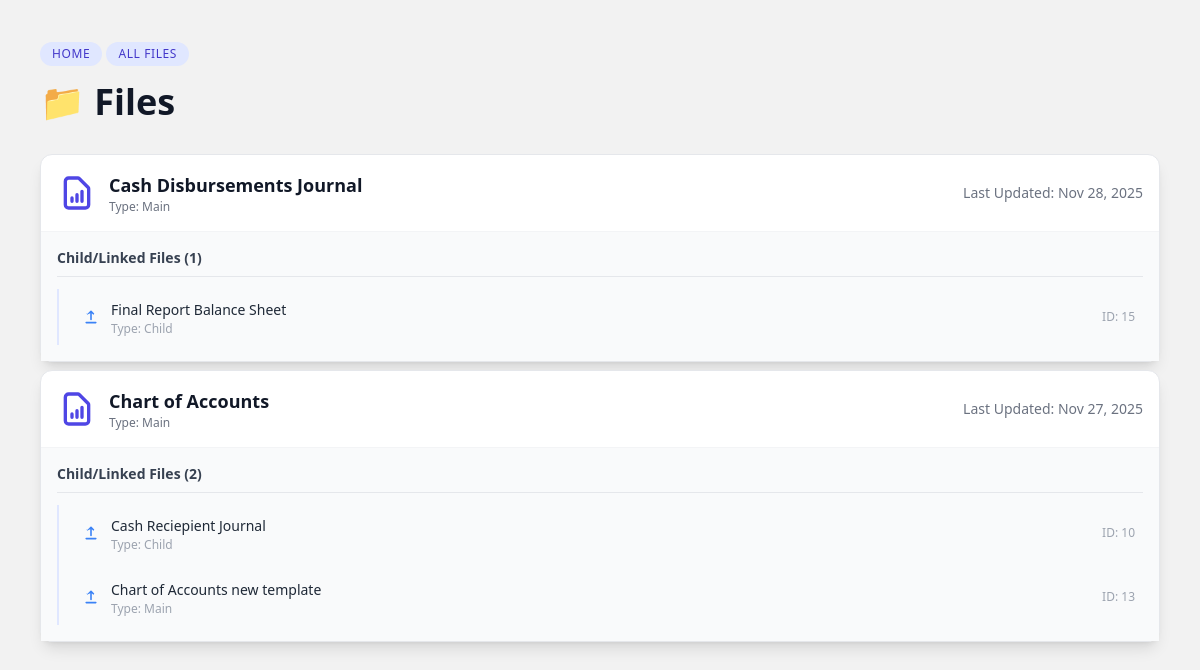
The page /files/lists/ on the database as committed earlier.
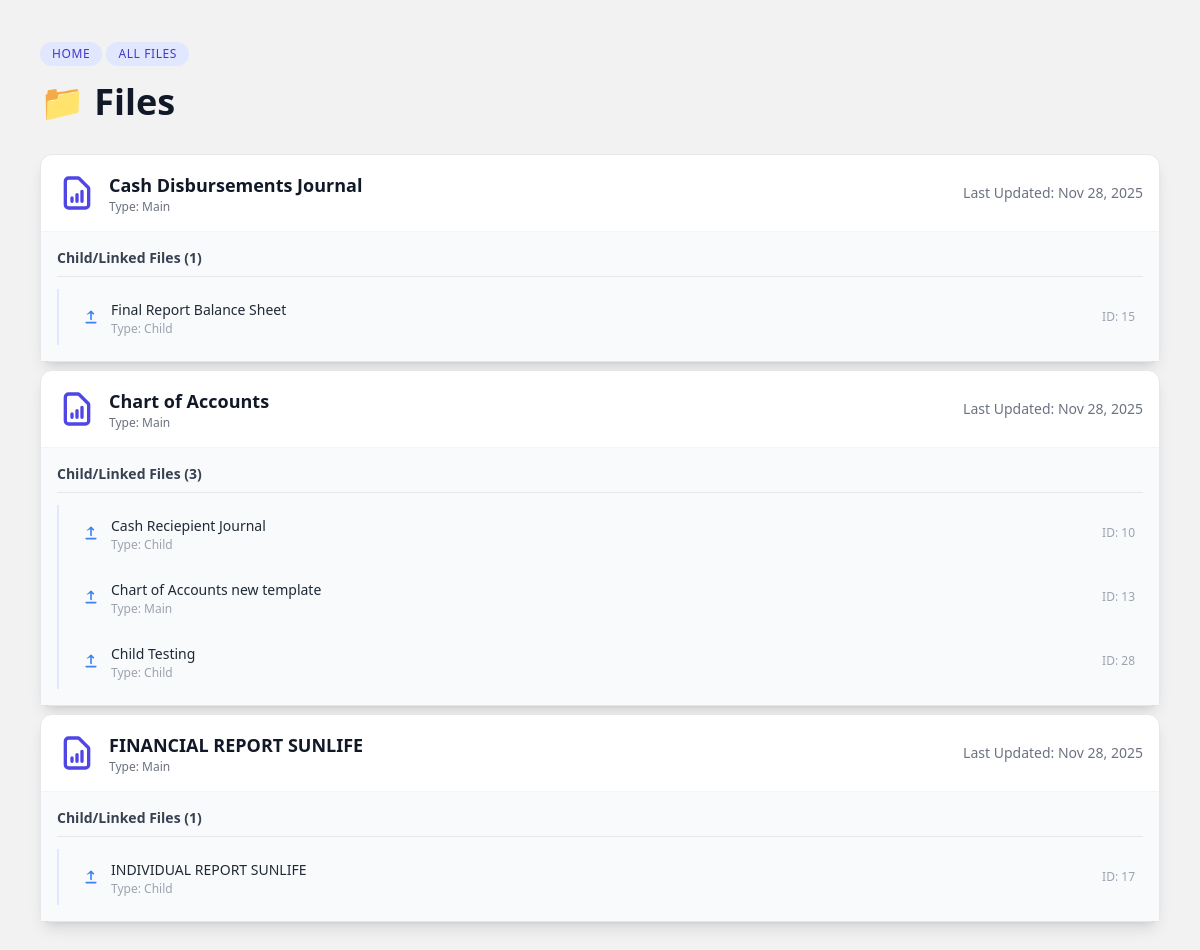
The same page on the database as committed later.
### files/models.py (models this page shows, shortened)
class SpreadsheetFile(models.Model):
    name = models.CharField(max_length=255)
    file_type = models.CharField(max_length=10, choices=FILE_TYPE_CHOICES)
    data = models.JSONField(default=dict)  # full table: {"columns": [], "rows": []}
    parent = models.ForeignKey(
        'self', null=True, blank=True, on_delete=models.SET_NULL, related_name='children'
    )
    created_at = models.DateTimeField(auto_now_add=True)
    updated_at = models.DateTimeField(auto_now=True)

### files/views.py (the view)
# urls.py: path('files/lists/', views.file_lists, name='file_lists'),
def file_lists(request):
    root_files = SpreadsheetFile.objects.filter(parent__isnull=True).order_by('name')
    context = {
        'files': root_files,  # Renamed for simplicity in the template loop
    }
    return render(request, 'files/type/lists.html', context)

### files/templates/files/type/lists.html (shortened to what this page needs)
{% extends '../base.html' %}
{% block content %}
<span class="inline-block bg-indigo-100 text-indigo-700 text-xs font-medium px-3 py-1 rounded-full uppercase tracking-wider mb-4"><a href="/">Home</a></span>
<span class="inline-block bg-indigo-100 text-indigo-700 text-xs font-medium px-3 py-1 rounded-full uppercase tracking-wider mb-4">All Files</span>
<h1 class="text-4xl font-extrabold text-gray-900 mb-8">📁 Files</h1>
{% if files %}
    <div class="space-y-2">
    {% for file in files %}
        <div class="bg-white rounded-xl shadow-lg border border-gray-200">
            <div class="flex items-center justify-between p-4 border-b border-gray-100 hover:bg-gray-50 transition duration-100">
                <div class="flex items-center space-x-3">
                    <svg class="w-10 h-10 text-indigo-600" fill="none" viewBox="0 0 24 24" stroke="currentColor">
                        <path stroke-linecap="round" stroke-linejoin="round" stroke-width="2" d="M9 17v-2m3 2v-4m3 4v-6m2 10H7a2 2 0 01-2-2V5a2 2 0 012-2h5.586a1 1 0 01.707.293l5.414 5.414a1 1 0 01.293.707V19a2 2 0 01-2 2z">
                        </path>
                    </svg>
                    <div>
                        <a href="/files/edit/{{file.id}}" class="font-bold text-lg text-gray-900 hover:text-indigo-700">{{ file.name }}</a>
                        <p class="text-xs text-gray-500">Type: {{ file.get_file_type_display }}</p>
                    </div>
                </div>
                <div class="text-sm text-gray-500">
                    Last Updated: {{ file.updated_at|date:"M d, Y" }}
                </div>
            </div>
            {% if file.children.all %}
                <div class="p-4 bg-gray-50">
                    <h3 class="text-sm font-semibold text-gray-700 mb-3 border-b border-gray-200 pb-2">
                        Child/Linked Files ({{ file.children.all|length }})
                    </h3>
                    <div class="space-y-2 pl-4 border-l-2 border-indigo-100">
                        {% for child in file.children.all %}
                            <div class="flex items-center justify-between p-2 hover:bg-white rounded-lg transition duration-100">
                                <div class="flex items-center space-x-3">
                                    <div>
                                        <a href="/files/edit/{{child.id}}" class="font-medium text-sm text-gray-800 hover:text-blue-600">{{ child.name }}</a>
                                        <p class="text-xs text-gray-400">Type: {{ child.get_file_type_display }}</p>
                                    </div>
                                </div>
                                <div class="text-xs text-gray-400">
                                    ID: {{ child.pk }}
                                </div>
                            </div>
                        {% endfor %}
                    </div>
                </div>
            {% endif %}
        </div>
    {% endfor %}
    </div>
{% else %}
    <div class="p-12 text-center bg-white rounded-xl shadow-lg border border-dashed border-gray-300">
        <p class="text-xl text-gray-500">No top-level files found in the system.</p>
        <p class="mt-2 text-sm text-gray-400">Create a file without specifying a parent to start a new hierarchy.</p>
    </div>
{% endif %}
{% endblock %}

### files/templates/files/base.html (shortened to what this page needs)
{% load static %}
<!DOCTYPE html>
<html lang="en">
<head>
  <link href="{% static 'tailwind.css' %}" rel="stylesheet">
  <link href="{% static 'dist/styles.css' %}" rel="stylesheet">
</head>
<body class="p-5 m-5">
  {% block content %}{% endblock %}
</body>
</html>

Rows that differ between the two databases and show on the page:
changed SpreadsheetFile "Chart of Accounts": updated_at "Nov 27, 2025" → "Nov 28, 2025"; children.all|length "2" → "3"
added SpreadsheetFile: name "Child Testing", file_type "Child", pk "28", shown under "Chart of Accounts"
added SpreadsheetFile: name "FINANCIAL REPORT SUNLIFE", file_type "Main", updated_at "Nov 28, 2025", children.all|length "1", shown under "📁 Files"
added SpreadsheetFile: name "INDIVIDUAL REPORT SUNLIFE", file_type "Child", pk "17", shown under "FINANCIAL REPORT SUNLIFE"
